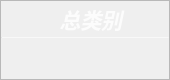
                   <widget class="QFrame" name="Class_QF">
                    <property name="minimumSize">
                     <size>
                      <width>170</width>
                      <height>80</height>
                     </size>
                    </property>
                    <property name="maximumSize">
                     <size>
                      <width>170</width>
                      <height>80</height>
                     </size>
                    </property>
                    <property name="toolTipDuration">
                     <number>0</number>
                    </property>
                    <property name="styleSheet">
                     <string notr="true">QFrame#Class_QF{
color: rgb(255, 255, 255);
border-radius: 15px;
background-color: qradialgradient(cx:0, cy:0, radius:1, fx:0.1, fy:0.1, stop:0 rgb(162, 129, 247),  stop:1 rgb(119, 111, 252));
border: 1px outset rgb(98, 91, 213);
}
</string>
                    </property>
                    <property name="frameShape">
                     <enum>QFrame::StyledPanel</enum>
                    </property>
                    <property name="frameShadow">
                     <enum>QFrame::Raised</enum>
                    </property>
                    <layout class="QVBoxLayout" name="verticalLayout_7" stretch="0,2,1">
                     <property name="spacing">
                      <number>0</number>
                     </property>
                     <property name="leftMargin">
                      <number>0</number>
                     </property>
                     <property name="topMargin">
                      <number>0</number>
                     </property>
                     <property name="rightMargin">
                      <number>0</number>
                     </property>
                     <property name="bottomMargin">
                      <number>0</number>
                     </property>
                     <item>
                      <widget class="QFrame" name="Class_top">
                       <property name="styleSheet">
                        <string notr="true">border:none</string>
                       </property>
                       <property name="frameShape">
                        <enum>QFrame::StyledPanel</enum>
                       </property>
                       <property name="frameShadow">
                        <enum>QFrame::Raised</enum>
                       </property>
                       <layout class="QHBoxLayout" name="horizontalLayout_6">
                        <property name="spacing">
                         <number>0</number>
                        </property>
                        <property name="leftMargin">
                         <number>0</number>
                        </property>
                        <property name="topMargin">
                         <number>3</number>
                        </property>
                        <property name="rightMargin">
                         <number>0</number>
                        </property>
                        <property name="bottomMargin">
                         <number>3</number>
                        </property>
                        <item>
                         <widget class="QLabel" name="label_5">
                          <property name="maximumSize">
                           <size>
                            <width>16777215</width>
                            <height>30</height>
                           </size>
                          </property>
                          <property name="font">
                           <font>
                            <family>Segoe UI</family>
                            <pointsize>16</pointsize>
                            <weight>87</weight>
                            <italic>true</italic>
                            <bold>true</bold>
                           </font>
                          </property>
                          <property name="styleSheet">
                           <string notr="true">color: rgba(255, 255, 255,210);
padding-left:12px;
font: 700 italic 16pt &quot;Segoe UI&quot;;</string>
                          </property>
                          <property name="text">
                           <string>总类别</string>
                          </property>
                          <property name="alignment">
                           <set>Qt::AlignCenter</set>
                          </property>
                          <property name="indent">
                           <number>0</number>
                          </property>
                         </widget>
                        </item>
                       </layout>
                      </widget>
                     </item>
                     <item>
                      <widget class="Line" name="line_2">
                       <property name="maximumSize">
                        <size>
                         <width>16777215</width>
                         <height>1</height>
                        </size>
                       </property>
                       <property name="styleSheet">
                        <string notr="true">background-color: rgba(255, 255, 255, 89);</string>
                       </property>
                       <property name="orientation">
                        <enum>Qt::Horizontal</enum>
                       </property>
                      </widget>
                     </item>
                     <item>
                      <widget class="QFrame" name="Class_bottom">
                       <property name="styleSheet">
                        <string notr="true">border:none</string>
                       </property>
                       <property name="frameShape">
                        <enum>QFrame::StyledPanel</enum>
                       </property>
                       <property name="frameShadow">
                        <enum>QFrame::Raised</enum>
                       </property>
                       <layout class="QVBoxLayout" name="verticalLayout_8">
                        <property name="spacing">
                         <number>0</number>
                        </property>
                        <property name="leftMargin">
                         <number>0</number>
                        </property>
                        <property name="topMargin">
                         <number>6</number>
                        </property>
                        <property name="rightMargin">
                         <number>0</number>
                        </property>
                        <property name="bottomMargin">
                         <number>6</number>
                        </property>
                        <item alignment="Qt::AlignTop">
                         <widget class="QLabel" name="Class_num">
                          <property name="minimumSize">
                           <size>
                            <width>0</width>
                            <height>30</height>
                           </size>
                          </property>
                          <property name="maximumSize">
                           <size>
                            <width>16777215</width>
                            <height>30</height>
                           </size>
                          </property>
                          <property name="font">
                           <font>
                            <family>Microsoft YaHei UI</family>
                            <pointsize>17</pointsize>
                            <weight>50</weight>
                            <italic>false</italic>
                            <bold>false</bold>
                            <underline>false</underline>
                           </font>
                          </property>
                          <property name="styleSheet">
                           <string notr="true">color: rgb(255, 255, 255);
font: 17pt &quot;Microsoft YaHei UI&quot;;</string>
                          </property>
                          <property name="text">
                           <string/>
                          </property>
                          <property name="alignment">
                           <set>Qt::AlignCenter</set>
                          </property>
                         </widget>
                        </item>
                       </layout>
                      </widget>
                     </item>
                    </layout>
                   </widget>
